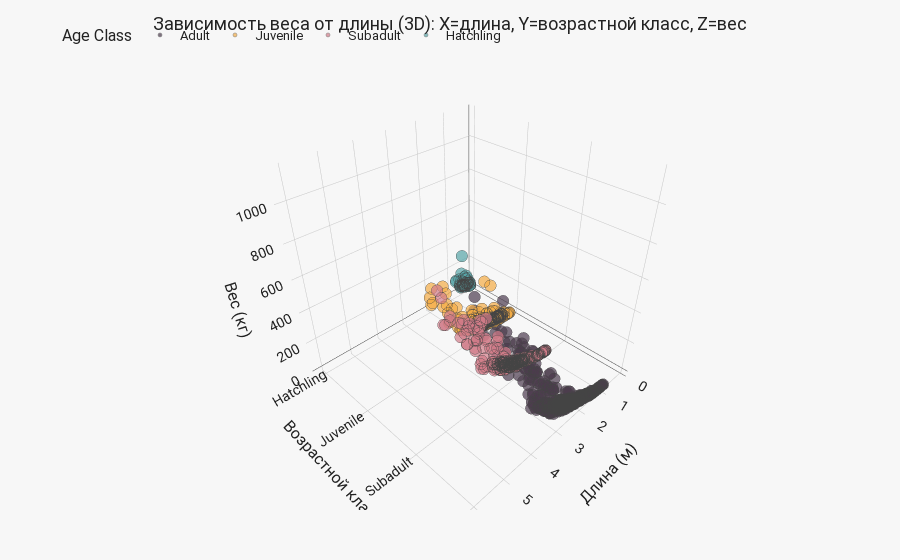

This figure's notebook cell:
### Markdown cell above
### Выводы графикам длины и массы крокодилов

**Результаты:**
- Длина крокодилов может описываться нормальным распределением со средней длиной 2,4 м и отклонением 1м
- Наибольшее количество наблюдаемых крокодилов имеет массу от 4 до 200 кг, распределение массы не может описываться нормалным распределение, возможны аномальные значения (масса больше 1000 кг)

### Code cell
# 5.4. 3D Scatter: зависимость веса от длины (ось Y = возрастной класс)
age_order = ["Hatchling", "Juvenile", "Subadult", "Adult"]
age_to_ord = {age: idx for idx, age in enumerate(age_order, start=1)}

# Create ordinal y-axis for age class
if 'Age Class (ordinal)' not in df.columns:
    df['Age Class (ordinal)'] = df['Age Class'].astype(str).map(age_to_ord)

fig = px.scatter_3d(
    df,
    x='Observed Length (m)',
    y='Age Class (ordinal)',
    z='Observed Weight (kg)',
    color='Age Class',
    color_discrete_map=AGE_COLOR_MAP,
    opacity=0.7,
    title='Зависимость веса от длины (3D): X=длина, Y=возрастной класс, Z=вес',
)
fig.update_traces(marker=dict(size=4, line=dict(width=0.5, color='#444')))
fig.update_layout(
    scene=dict(
        xaxis_title='Длина (м)',
        yaxis_title='Возрастной класс',
        zaxis_title='Вес (кг)',
        yaxis=dict(
            tickmode='array',
            tickvals=[1,2,3,4],
            ticktext=age_order
        )
    )
)
fig.show()

### Figure 1 — Plotly figure (JSON) as saved in the notebook; plotly's stock layout.template omitted (floating-point values rounded to 4 significant figures; data arrays with more than 128 entries replaced by an {"elided": "..."} marker saying what was removed)
{"data": [{"hovertemplate": "Age Class=Adult<br>Observed Length (m)=%{x}<br>Age Class (ordinal)=%{y}<br>Observed Weight (kg)=%{z}<extra></extra>", "legendgroup": "Adult", "marker": {"color": "#4C3B4D", "line": {"color": "#444", "width": 0.5}, "opacity": 0.7, "size": 4, "symbol": "circle"}, "mode": "markers", "name": "Adult", "scene": "scene", "showlegend": true, "type": "scatter3d", "x": {"elided": "510 float values"}, "y": {"elided": "510 int values"}, "z": {"elided": "510 float values"}}, {"hovertemplate": "Age Class=Juvenile<br>Observed Length (m)=%{x}<br>Age Class (ordinal)=%{y}<br>Observed Weight (kg)=%{z}<extra></extra>", "legendgroup": "Juvenile", "marker": {"color": "#F4AC45", "line": {"color": "#444", "width": 0.5}, "opacity": 0.7, "size": 4, "symbol": "circle"}, "mode": "markers", "name": "Juvenile", "scene": "scene", "showlegend": true, "type": "scatter3d", "x": {"elided": "194 float values"}, "y": {"elided": "194 int values"}, "z": {"elided": "194 float values"}}, {"hovertemplate": "Age Class=Subadult<br>Observed Length (m)=%{x}<br>Age Class (ordinal)=%{y}<br>Observed Weight (kg)=%{z}<extra></extra>", "legendgroup": "Subadult", "marker": {"color": "#D17B88", "line": {"color": "#444", "width": 0.5}, "opacity": 0.7, "size": 4, "symbol": "circle"}, "mode": "markers", "name": "Subadult", "scene": "scene", "showlegend": true, "type": "scatter3d", "x": {"elided": "247 float values"}, "y": {"elided": "247 int values"}, "z": {"elided": "247 float values"}}, {"hovertemplate": "Age Class=Hatchling<br>Observed Length (m)=%{x}<br>Age Class (ordinal)=%{y}<br>Observed Weight (kg)=%{z}<extra></extra>", "legendgroup": "Hatchling", "marker": {"color": "#56A3A6", "line": {"color": "#444", "width": 0.5}, "opacity": 0.7, "size": 4, "symbol": "circle"}, "mode": "markers", "name": "Hatchling", "scene": "scene", "showlegend": true, "type": "scatter3d", "x": [0.34, 0.29, 0.43, 0.16, 0.36, 0.5, 0.56, 0.33, 0.82, 0.38, 0.58, 0.61, 0.24, 0.65, 0.15, 0.43, 0.64, 0.53, 0.48, 0.49, 0.27, 0.57, 0.28, 0.26, 0.39, 0.41, 0.47, 0.32, 0.49, 0.46, 0.37, 0.26, 0.23, 0.17, 0.43, 0.53, 0.34, 0.53, 0.8, 0.6, 0.17, 0.56, 0.38, 0.14, 0.27, 0.61, 0.19, 0.47, 0.35], "y": [1, 1, 1, 1, 1, 1, 1, 1, 1, 1, 1, 1, 1, 1, 1, 1, 1, 1, 1, 1, 1, 1, 1, 1, 1, 1, 1, 1, 1, 1, 1, 1, 1, 1, 1, 1, 1, 1, 1, 1, 1, 1, 1, 1, 1, 1, 1, 1, 1], "z": [42.4, 33.2, 93.9, 28.2, 70.2, 26.4, 133.9, 32.6, 93.9, 22.0, 75.8, 56.4, 32.3, 97.9, 5.4, 28.5, 47.8, 263.9, 35.1, 63.2, 19.9, 33.6, 73.1, 44.6, 18.0, 17.5, 34.5, 34.1, 32.2, 36.7, 78.9, 34.1, 4.4, 26.0, 33.8, 34.2, 98.1, 40.3, 102.1, 29.0, 4.7, 38.0, 28.4, 4.4, 32.7, 44.6, 25.8, 51.1, 26.5]}], "layout": {"legend": {"title": {"text": "Age Class"}, "tracegroupgap": 0}, "scene": {"domain": {"x": [0, 1], "y": [0, 1]}, "xaxis": {"title": {"text": "Длина (м)"}}, "yaxis": {"tickmode": "array", "ticktext": ["Hatchling", "Juvenile", "Subadult", "Adult"], "tickvals": [1, 2, 3, 4], "title": {"text": "Возрастной класс"}}, "zaxis": {"title": {"text": "Вес (кг)"}}}, "title": {"text": "Зависимость веса от длины (3D): X=длина, Y=возрастной класс, Z=вес"}}}
